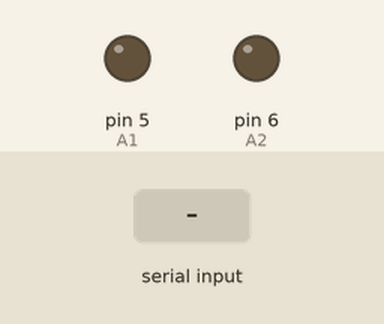
Recording of a sketch running on a simulated Arduino Uno, built with avr-gcc and run on an emulated ATmega328P. Shown: output pins drawn as LEDs (lit = HIGH). The inputs (shaded band) are chosen by the test bench. What the sketch prints to the serial monitor is not drawn.

Above: at 1.2 s.
1.3 s: "30,150\n" received over Serial
At 1.91 s:
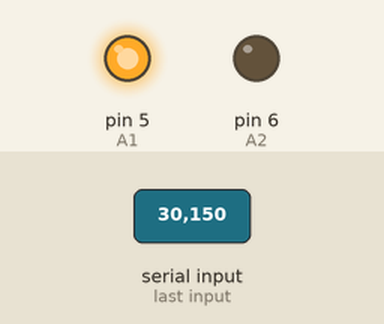
3.4 s: "2\n" received over Serial
At 3.8 s:
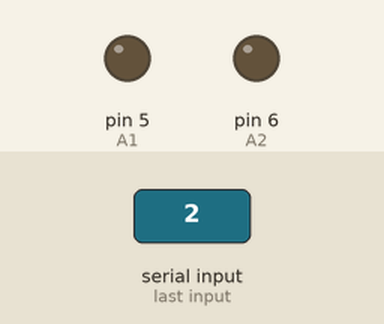
Timing chart, 0 to 6.4 s (numbered marks = the images above; inputs shaded):
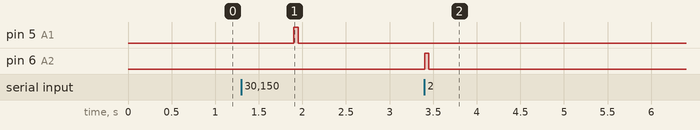

The sketch:

MotorDC.ino
```cpp
//Inisialisasi pembuatan variable
#define A1 5 // Motor A pins
#define A2 6

int incomingByte = 0; // for incoming serial data
int input = 0;

void setup() {
 //Menentukan Fungsionalitas dari PIN pada Microcontroller
 Serial.begin(9600); //baudrate yang digunakan untuk komunikasi microcontroller dengan komputer
 pinMode(A1, OUTPUT);
 pinMode(A2, OUTPUT);
 digitalWrite(A1, LOW);
 digitalWrite(A2, LOW);

 Serial.println("Silahkan Pilih salah satu:");
 Serial.println("1.forward");
 Serial.println("2.backward");
 Serial.println("3.stop");
}

void loop() {
 //Program yang akan dijalankan berulang-ulang
 if (Serial.available() > 0) {
 // read the incoming byte:
 incomingByte = Serial.read();
 input = incomingByte - 48; //convert ASCII code of numbers to 1,2,3
 switch (input) {
 case 1: // if input=1 ....... motors turn forward
 forward();
 break;
 case 2: // if input=2 ....... motors turn backward
 backward();
 break;
 case 3: // if input=1 ....... motors turn stop
 Stop();
 break;
 }
 delay(200);
 input=0;
}
}
void forward() { //function of forward
 digitalWrite(A1,90);
 delay(50);
 Stop();
}
void backward() { //function of backward
 digitalWrite(A2,90);
 delay(50);
 Stop();

}
void Stop() { //function of stop
 digitalWrite(A1, LOW);
 digitalWrite(A2, LOW);
}
```

Measured:
- after the input at 1.3 s, pin 5 (A1): LOW → HIGH after 0.60 s, → LOW 0.05 s later
- after the input at 3.4 s, pin 6 (A2): LOW → HIGH at once, → LOW 0.05 s later
